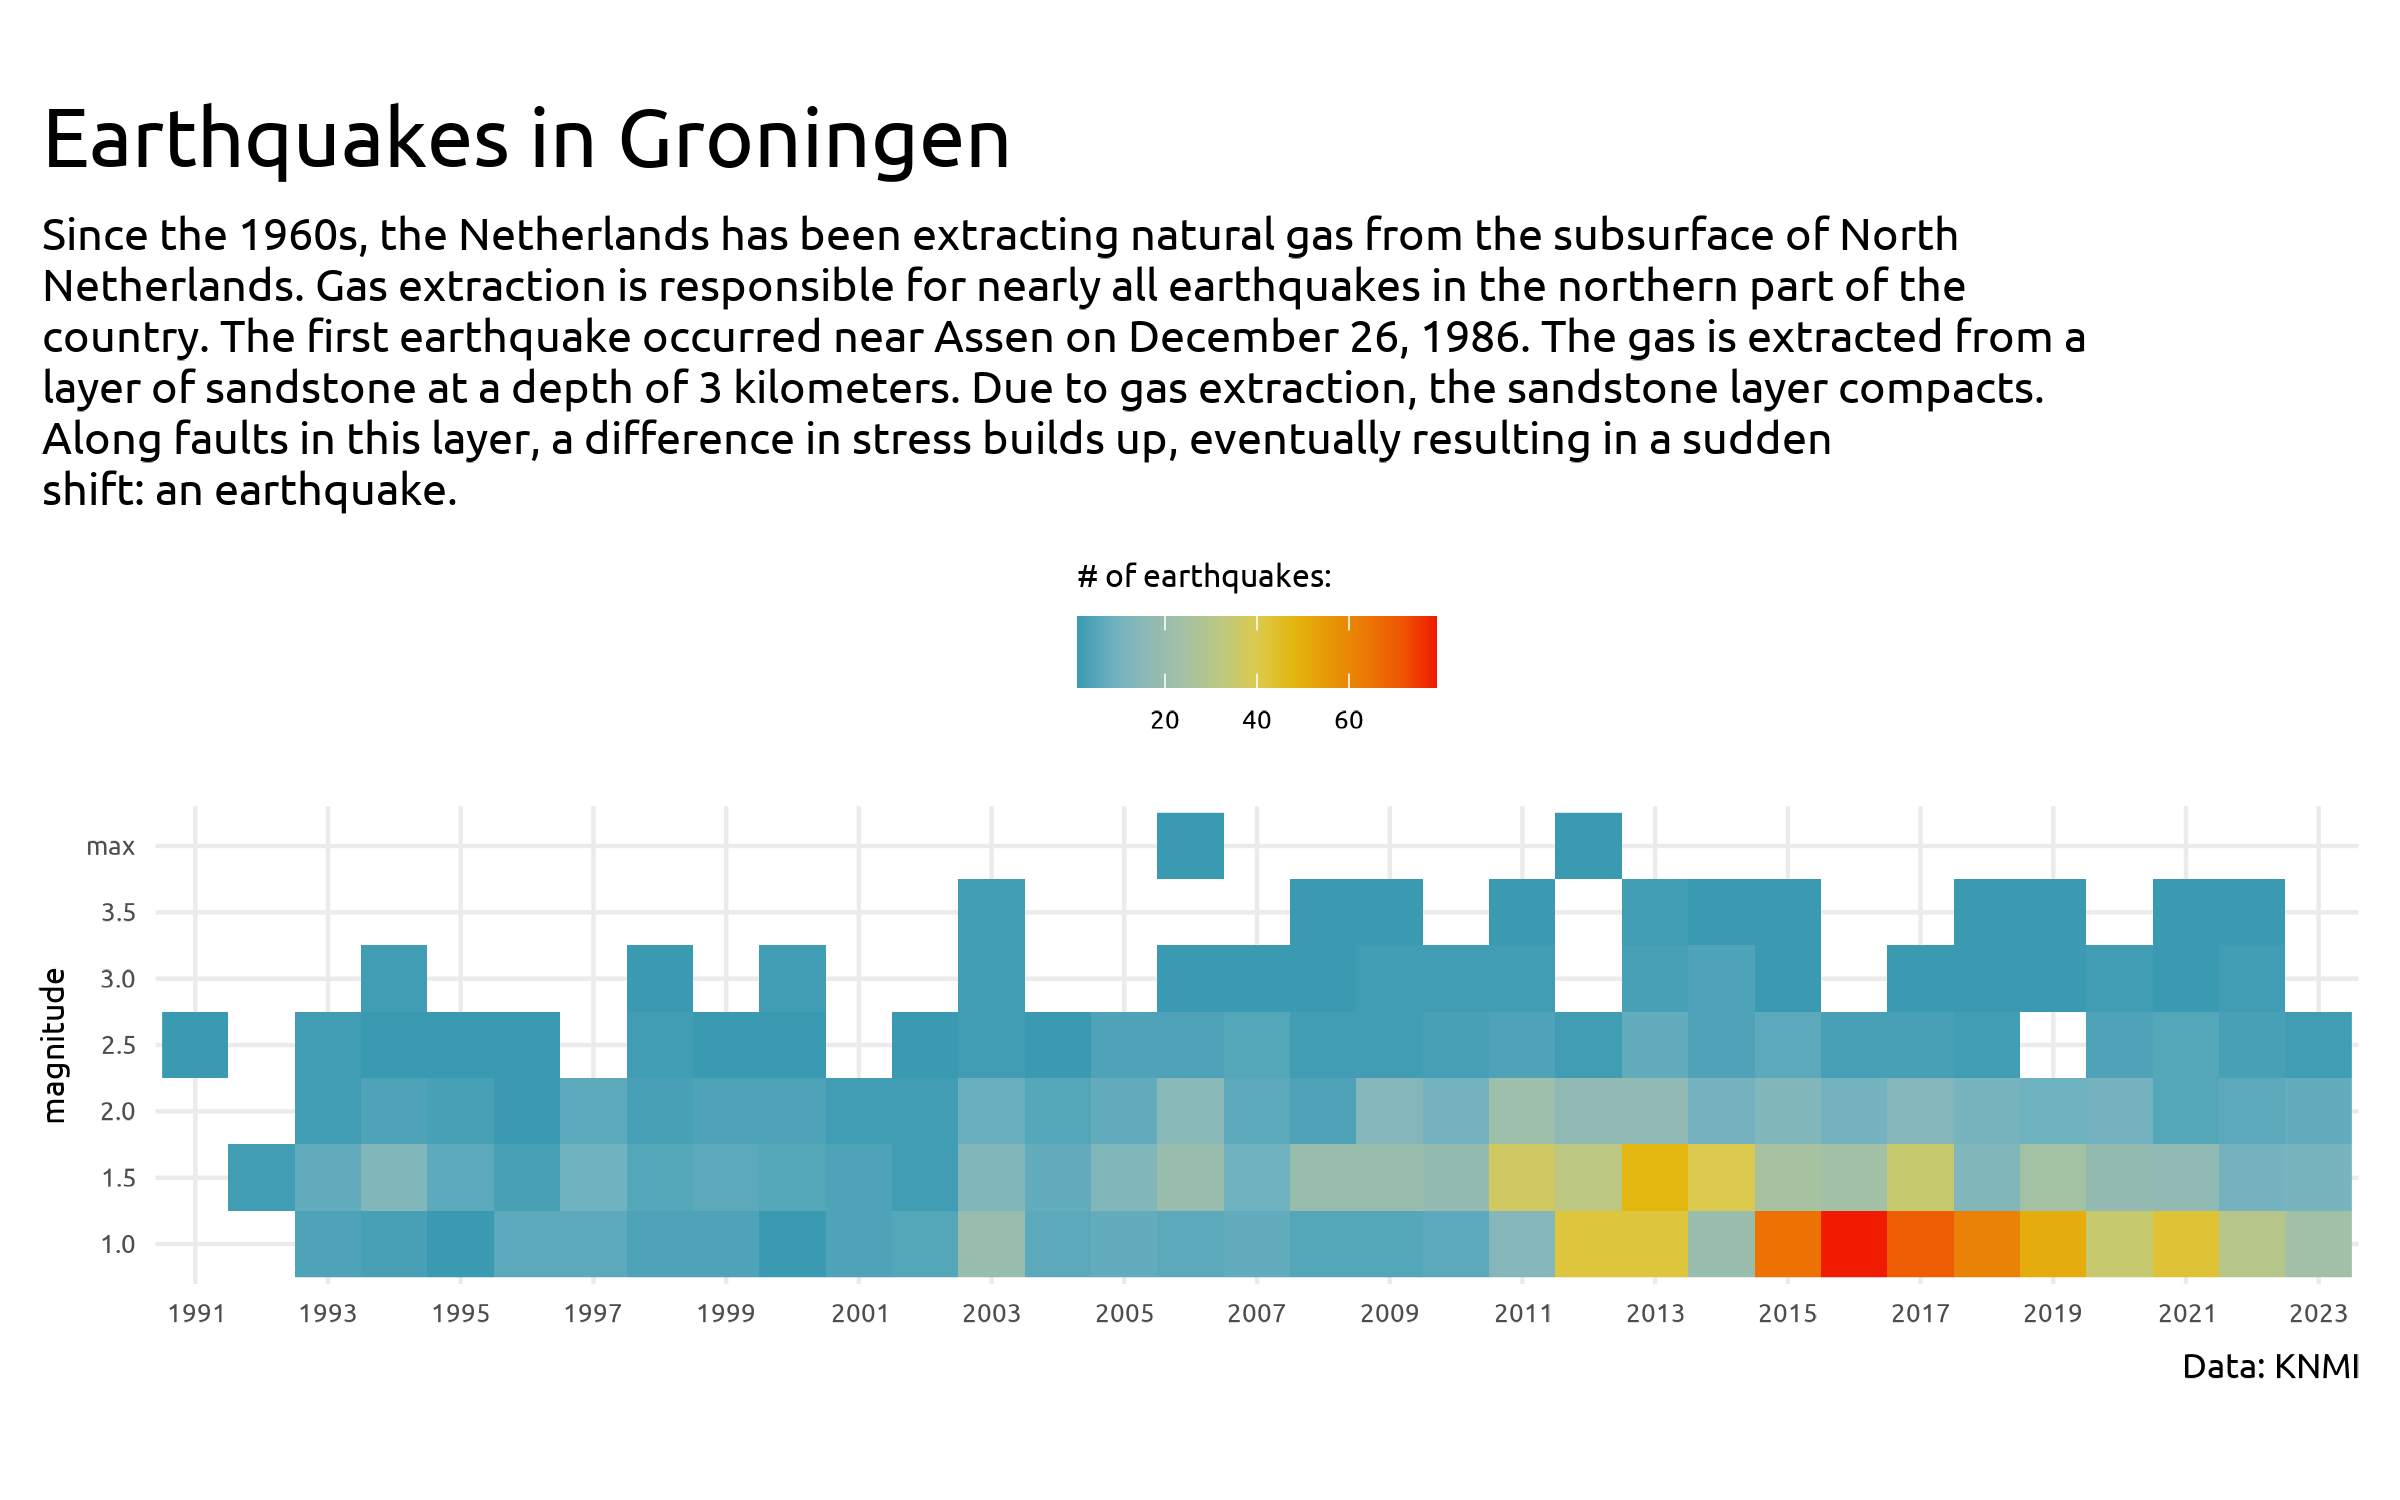

The R source for this figure:
library(tidyverse)
library(jsonlite)
library(wesanderson)
library(showtext)

font_add_google("Ubuntu", "font")
showtext_auto()

df <- read_json("./2024/data/aantal-aardbevingen-20240328085006.json")

data <- df$data

plot_data <- as_tibble(data) |> 
  pivot_longer(cols = everything(), names_to = "year", values_to = "n") |> 
  mutate(magnitude = names(n)) |> 
  unnest(cols = n) |> 
  filter(n > 0 & year < 2024)

plot_data |> 
  ggplot(aes(x = year, y = magnitude, fill = n)) +
  geom_raster() +
  scale_x_discrete(breaks = seq(1991, 2023, 2)) +
  
  scale_fill_gradientn(colours = wes_palette("Zissou1", 100, type = "continuous")) +
  
  coord_fixed() +
  labs(x = NULL, y = NULL,
       title = "Earthquakes in Groningen",
       subtitle = str_wrap("Since the 1960s, the Netherlands has been extracting natural gas from the subsurface of North Netherlands. Gas extraction is responsible for nearly all earthquakes in the northern part of the country. The first earthquake occurred near Assen on December 26, 1986. The gas is extracted from a layer of sandstone at a depth of 3 kilometers. Due to gas extraction, the sandstone layer compacts. Along faults in this layer, a difference in stress builds up, eventually resulting in a sudden shift: an earthquake.", 80),
       caption = "Data: KNMI",
       fill = "# of earthquakes:") +
  theme_minimal() +
  theme(
    legend.position = "top",
    legend.title.position = "top",
    text = element_text(family = "font",
                        size = 24),
    panel.grid.minor = element_blank(),
    strip.text = element_text(size = 26,
                              hjust = 0),
    plot.title.position = "plot",
    plot.title = element_text(size = 62),
    plot.subtitle = element_text(size = 42,
                                 lineheight = 0.4),
    plot.caption = element_text(size = 26),
    plot.margin = margin(10, 10, 10, 10)
  )

ggsave(
  "./2024/R/07_hazards.png",
  bg = "white",
  width = 8,
  height = 6,
)
system("open ./2024/R/07_hazards.png")
